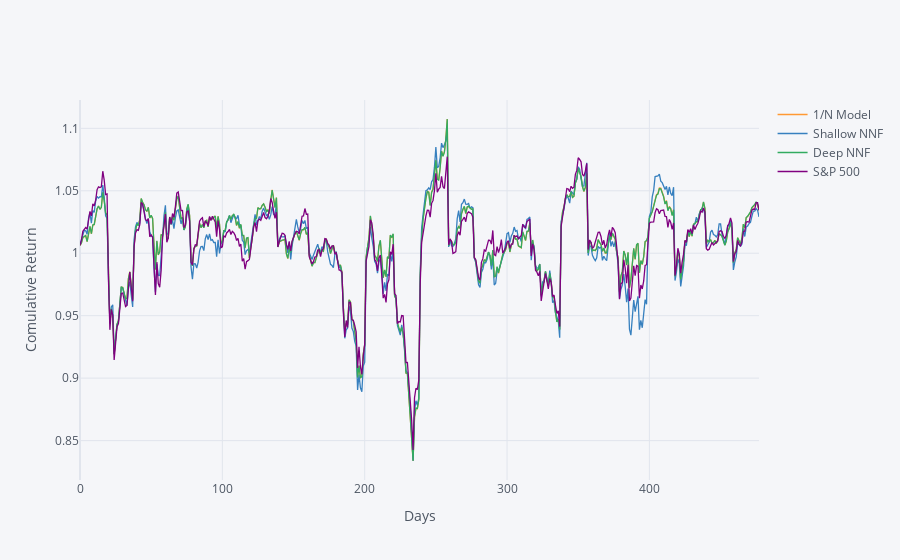

Notebook source saved alongside this figure:
### Code cell
# importing a module for better and more interactive plot
import cufflinks as cf
cf.set_config_file(offline = True)

'''
plotting deep nnf, shallow nnf and, 1/n model performance on the test dataset, compare them with
index (s&p) for better understanding
'''
plot_test.iplot(xTitle='Days', yTitle='Comulative Return')

### Figure 1 — Plotly figure (JSON) as saved in the notebook; plotly's stock layout.template omitted (floating-point values rounded to 4 significant figures; data arrays with more than 128 entries replaced by an {"elided": "..."} marker saying what was removed)
{"data": [{"line": {"color": "rgba(255, 153, 51, 1.0)", "dash": "solid", "shape": "linear", "width": 1.3}, "mode": "lines", "name": "1/N Model", "text": "", "type": "scatter", "x": {"elided": "478 int values"}, "y": {"elided": "478 float values"}}, {"line": {"color": "rgba(55, 128, 191, 1.0)", "dash": "solid", "shape": "linear", "width": 1.3}, "mode": "lines", "name": "Shallow NNF", "text": "", "type": "scatter", "x": {"elided": "478 int values"}, "y": {"elided": "478 float values"}}, {"line": {"color": "rgba(50, 171, 96, 1.0)", "dash": "solid", "shape": "linear", "width": 1.3}, "mode": "lines", "name": "Deep NNF", "text": "", "type": "scatter", "x": {"elided": "478 int values"}, "y": {"elided": "478 float values"}}, {"line": {"color": "rgba(128, 0, 128, 1.0)", "dash": "solid", "shape": "linear", "width": 1.3}, "mode": "lines", "name": "S&P 500", "text": "", "type": "scatter", "x": {"elided": "478 int values"}, "y": {"elided": "478 float values"}}], "layout": {"legend": {"bgcolor": "#F5F6F9", "font": {"color": "#4D5663"}}, "paper_bgcolor": "#F5F6F9", "plot_bgcolor": "#F5F6F9", "title": {"font": {"color": "#4D5663"}}, "xaxis": {"gridcolor": "#E1E5ED", "showgrid": true, "tickfont": {"color": "#4D5663"}, "title": {"font": {"color": "#4D5663"}, "text": "Days"}, "zerolinecolor": "#E1E5ED"}, "yaxis": {"gridcolor": "#E1E5ED", "showgrid": true, "tickfont": {"color": "#4D5663"}, "title": {"font": {"color": "#4D5663"}, "text": "Comulative Return"}, "zerolinecolor": "#E1E5ED"}}}
